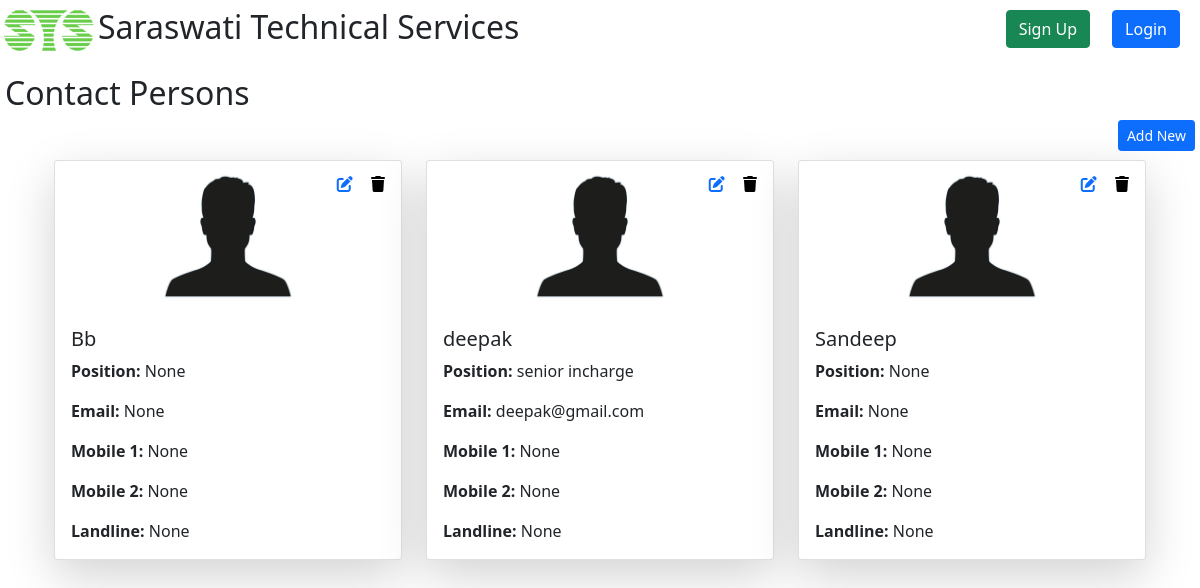
/project/cpList/, run on the app's committed database.
### Project/models.py (models this page shows, shortened)
class ContactPerson(models.Model):
    name = models.CharField(max_length=30)
    position = models.CharField(max_length=30, blank=True, null=True)
    email = models.EmailField(blank=True, null=True)
    mobile1 = models.CharField(max_length=10, blank=True, null=True)
    mobile2 = models.CharField(max_length=10, blank=True, null=True)
    landline = models.CharField(max_length=15, blank=True, null=True)
    client = models.ForeignKey(Client,on_delete=models.CASCADE,blank=True,null=True)
    address = models.TextField(blank=True, null=True)  # New field for address
    image = models.ImageField(upload_to='contact_images/', blank=True, null=True)  # New field for image

### Project/views.py (the view)
# urls.py: path('cpList/', views.cpList, name="cpList"),
def cpList(request):
    contactPersons = ContactPerson.objects.all()  # Use plural for consistency
    context = {"contactPersons": contactPersons}
    return render(request, "project/cpList.html", context)

### Project/templates/project/cpList.html (shortened to what this page needs)
{% extends "registration/base.html" %}
{% block content %}
    <h2>Contact Persons</h2>
    <a href="{% url 'cpCreateView' %}">
        <button type="button" class="btn btn-primary btn-sm" style="float:right;">
            Add New
        </button>
    </a>
    <div class="container mt-5">
        <div class="row">
            {% for cp in contactPersons %}
                <div class="col-md-4 mb-4">
                    <div class="card shadow-lg position-relative">
                        <img src="/media/simg.jpg"
                             class="card-img-top img-fluid"
                             alt="Person's Shadow" style="object-fit: contain; max-height: 150px; width: 100%;">
                        <div class="card-body">
                            <div class="position-absolute" style="top: 10px; right: 10px;">
                                <a href="{% url 'cpUpdateView' cp.id %}" class="text-primary me-2" title="Edit Contact Person"><i class="fas fa-edit"></i></a>
                                <form action="{% url 'cpDeleteView' cp.id %}" method="post" style="display:inline;" id="delete-form-{{ cp.id }}">
                                    <button type="submit" style="background: none; border: none; cursor: pointer;" title="Delete Contact Person">
                                        <i class="fas fa-trash" aria-hidden="true"></i>
                                    </button>
                                </form>
                            </div>
                            <h5 class="card-title">{{ cp.name }}</h5>
                            <p class="card-text"><strong>Position:</strong> {{ cp.position }}</p>
                            <p class="card-text"><strong>Email:</strong> {{ cp.email }}</p>
                            <p class="card-text"><strong>Mobile 1:</strong> {{ cp.mobile1 }}</p>
                            <p class="card-text"><strong>Mobile 2:</strong> {{ cp.mobile2 }}</p>
                            <p class="card-text"><strong>Landline:</strong> {{ cp.landline }}</p>
                        </div>
                    </div>
                </div>
            {% endfor %}
        </div>
    </div>
{% endblock %}

### Base/templates/registration/base.html (style rules this page uses)
html, body { height: 100%; margin: 0; overflow-x,overflow-y: hidden; }

### data on the page
ContactPerson: name "Bb", position "None", email "None", mobile1 "None", mobile2 "None", landline "None"
ContactPerson: name "deepak", position "senior incharge", email "deepak@gmail.com", mobile1 "None", mobile2 "None", landline "None"
ContactPerson: name "Sandeep", position "None", email "None", mobile1 "None", mobile2 "None", landline "None"
